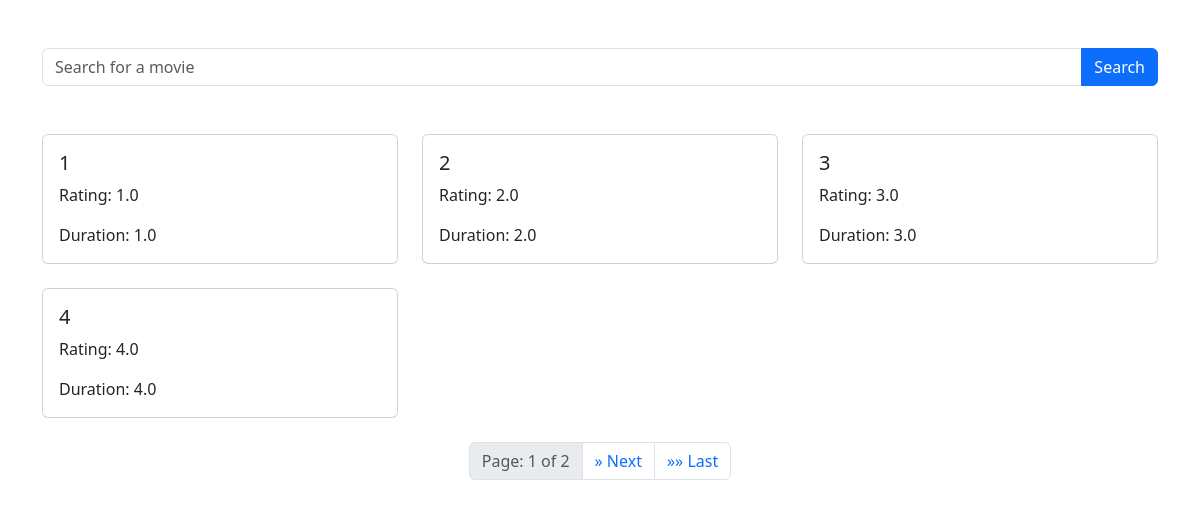
Page /movies/ on the committed database.
### app/models.py (models this page shows, shortened)
class Movies(models.Model):
    name = models.CharField(max_length=200)
    rating = models.FloatField()
    duration = models.FloatField()

### app/views.py (the view)
# urls.py: path("movies/",views.movie_list,name="movie_list")
def movie_list(request):
    movies_object = Movies.objects.all().order_by('name')  # You can use any field like 'name', 'rating', etc.
    movie_name = request.GET.get('movie_name', '').strip()
    if movie_name:
        movies_object = Movies.objects.filter(name__icontains=movie_name).order_by('name')  # Keep the ordering here too
    paginator = Paginator(movies_object, 4)  # Show 4 movies per page
    page_number = request.GET.get('page')  # Get the page number from the request
    movies_object = paginator.get_page(page_number)  # Get the page object
    context = {
        'movie_list': movies_object
    }
    return render(request, "app/movies_list.html", context)

### app/templates/app/movies_list.html (shortened to what this page needs)
<!DOCTYPE html>
<html lang="en">
  <head>
    <link
      href="https://cdn.jsdelivr.net/npm/bootstrap@5.3.3/dist/css/bootstrap.min.css"
      rel="stylesheet"
    />
  </head>
  <body>
    <div class="container mt-5">
      <form action="" method="GET">
        <div class="input-group">
          <input
            type="search"
            name="movie_name"
            class="form-control"
            placeholder="Search for a movie"
            value="{{ request.GET.movie_name }}"
          />
          <button type="submit" class="btn btn-primary">Search</button>
        </div>
      </form>
    </div>
    <div class="container mt-5">
      <div class="row">
        {% for movies in movie_list %}
        <div class="col-md-4 mb-4">
          <div class="card">
            <div class="card-body">
              <h5 class="card-title">{{ movies.name }}</h5>
              <p class="card-text">Rating: {{ movies.rating }}</p>
              <p class="card-text">Duration: {{ movies.duration }}</p>
            </div>
          </div>
        </div>
        {% endfor %}
      </div>
      <nav aria-label="Page navigation">
        <ul class="pagination justify-content-center">
          <li class="page-item disabled">
            <span class="page-link">Page: {{ movie_list.number }} of {{ movie_list.paginator.num_pages }}</span>
          </li>
          {% if movie_list.has_next %}
            <li class="page-item">
              <a class="page-link" href="?page={{ movie_list.next_page_number }}{% if movie_name %}&movie_name={{ movie_name }}{% endif %}" aria-label="Next">
                <span aria-hidden="true">&raquo;</span> Next
              </a>
            </li>
            <li class="page-item">
              <a class="page-link" href="?page={{ movie_list.paginator.num_pages }}{% if movie_name %}&movie_name={{ movie_name }}{% endif %}" aria-label="Last">
                <span aria-hidden="true">&raquo;&raquo;</span> Last
              </a>
            </li>
          {% endif %}
        </ul>
      </nav>
    </div>
  </body>
</html>

### rows in the picture
Movies: name "1", rating "1.0", duration "1.0"
Movies: name "2", rating "2.0", duration "2.0"
Movies: name "3", rating "3.0", duration "3.0"
Movies: name "4", rating "4.0", duration "4.0"

### other values in the picture
{{ movie_list.number }} "1"
{{ movie_list.paginator.num_pages }} "2"
